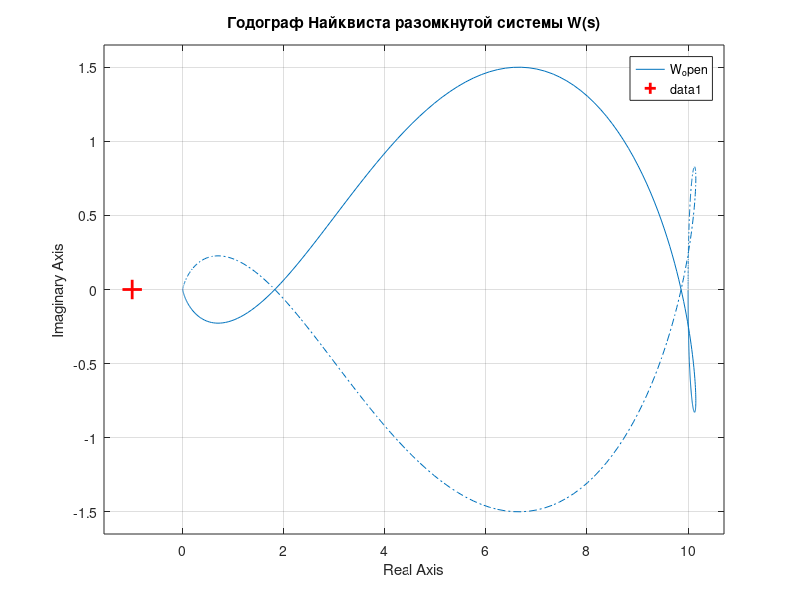
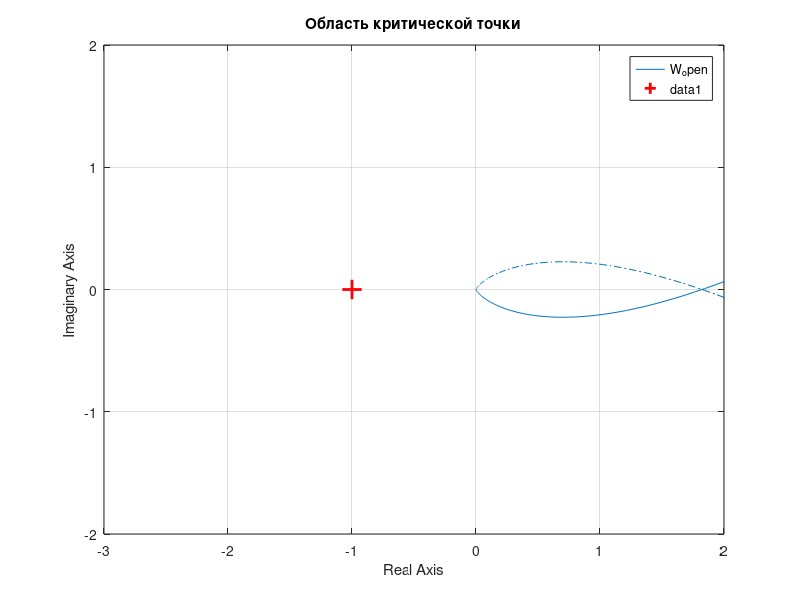

Reproduce these figures in MATLAB, in order. (Note: this script raises an error after producing the figures.)
clc;
clear;
close all;

s = tf('s');
W_open = 10 / (2*s^5 + 3*s^4 + 3*s^3 + 0.5*s^2 + 0.5*s + 1);
W_closed = feedback(W_open, 1);

figure('Color', 'w');
nyquist(W_open);
grid on; hold on;
plot(-1, 0, 'r+', 'MarkerSize', 14, 'LineWidth', 2);
title('Годограф Найквиста разомкнутой системы W(s)');

figure('Color', 'w');
nyquist(W_open); grid on; hold on;
plot(-1, 0, 'r+', 'MarkerSize', 14, 'LineWidth', 2);
xlim([-3 2]); ylim([-2 2]);
title('Область критической точки');

[num, den] = tfdata(W_closed, 'v');
D = round(den, 10);

w = 0:0.001:1.6;
Djw = polyval(D, 1i*w);

figure('Color', 'w');
plot(real(Djw), imag(Djw), 'b-', 'LineWidth', 1.8); hold on;
plot(real(Djw(1)), imag(Djw(1)), 'go', 'MarkerFaceColor', 'm', ...
     'MarkerSize', 8);
plot(real(Djw(end)), imag(Djw(end)), 'rs', 'MarkerFaceColor', 'r', ...
     'MarkerSize', 8);

text(real(Djw(1)),   imag(Djw(1)),   '  \omega = 0',   'Color', 'm');
text(real(Djw(end)), imag(Djw(end)), '  \omega = max', 'Color', 'r');

plot([0 0], [min(imag(Djw)) max(imag(Djw))], 'k:', 'LineWidth', 0.8);
plot([min(real(Djw)) max(real(Djw))], [0 0], 'k:', 'LineWidth', 0.8);

grid on; box on;
xlabel('Re D(j\omega)');
ylabel('Im D(j\omega)');
title('Кривая Михайлова D(j\omega)');

disp('Полюса замкнутой системы:'); disp(pole(W_closed));
disp('Полюса разомкнутой системы:'); disp(pole(W_open));

t = 0:0.01:15;

figure('Color', 'w');
step(W_open, W_closed, t); grid on;
legend('разомкнутая', 'замкнутая', 'Location', 'northwest');
title('Сравнение переходных процессов');
